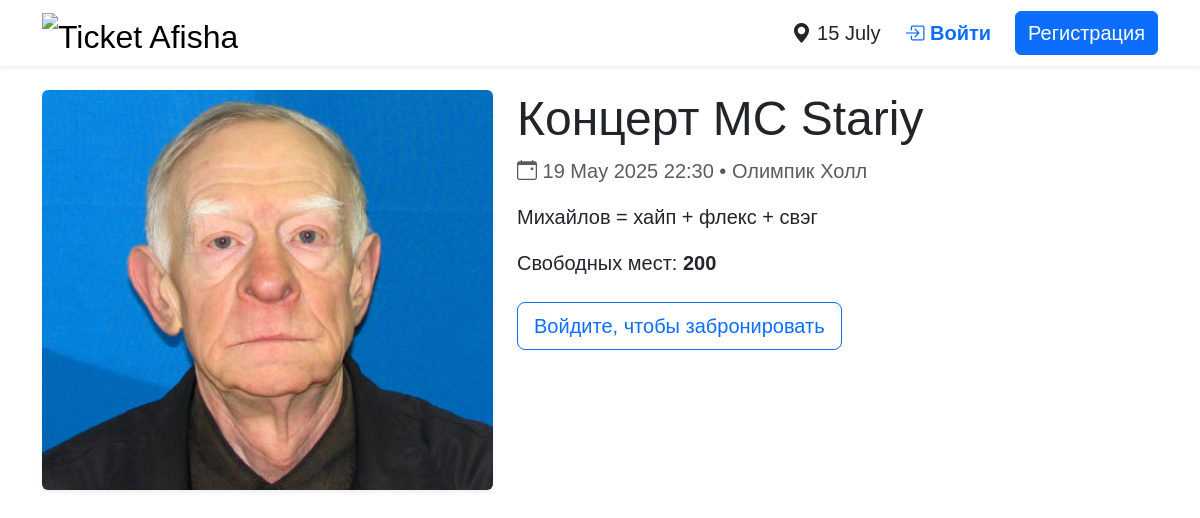
/event/3, run on the app's committed database.
### event_ticketing/models/event.py (models this page shows)
class EventDB(Base):
    __tablename__ = "events"
    id = Column(Integer, primary_key=True)
    name = Column(String, nullable=False)
    description = Column(String)
    date = Column(DateTime, default=datetime.utcnow)
    location = Column(String)
    available_seats = Column(Integer, default=0)
    image_url = Column(String, default="")

### Web/app.py (the view)
@app.route("/event/<int:eid>")
def event_page(eid: int):
    with SessionLocal() as db:
        ev = db.get(EventDB, eid)
        return render_template("event.html", ev=ev, RESERVE_MIN=RESERVE_MIN)

### Web/app.py (called while the page is built)
@app.context_processor
def inject_now():
    return {"now": datetime.now()}

### Web/templates/event.html
{% extends 'base.html' %}
{% block body %}
<div class="row g-4">
  <div class="col-md-5">
    {% if ev.image_url %}
      <img src="{{ ev.image_url }}"
           class="w-100 rounded shadow-sm mb-3"
           style="max-height:400px; object-fit:cover;"
           alt="{{ ev.name }}">
    {% endif %}
  </div>
  <div class="col-md-7">
    <h1 class="display-5">{{ ev.name }}</h1>
    <p class="text-muted fs-5 mb-3">
      <i class="bi bi-calendar-event"></i>
      {{ ev.date.strftime('%d %b %Y %H:%M') }} • {{ ev.location }}
    </p>
    <p class="fs-5">{{ ev.description }}</p>
    <p class="fs-5 mb-4">Свободных мест: <strong>{{ ev.available_seats }}</strong></p>
    {% if current_user.is_authenticated %}
      <form method="post" action="/reserve/{{ ev.id }}">
        <button class="btn btn-success btn-lg">
          <i class="bi bi-ticket-perforated"></i>
          Забронировать ({{ RESERVE_MIN }} мин)
        </button>
      </form>
    {% else %}
      <a class="btn btn-outline-primary btn-lg" href="/login">
        Войдите, чтобы забронировать
      </a>
    {% endif %}
  </div>
</div>
{% endblock %}

### Web/templates/base.html (style rules this page uses)
body { font-family: "Yandex Sans", sans-serif; }
h1,h2,h3,h4,h5 { font-family: "Yandex Sans Display", sans-serif; }

### data on the page
EventDB: image_url (picture), name "Концерт MC Stariy", date "19 May 2025 22:30", location "Олимпик Холл", description "Михайлов = хайп + флекс + свэг", available_seats "200"
